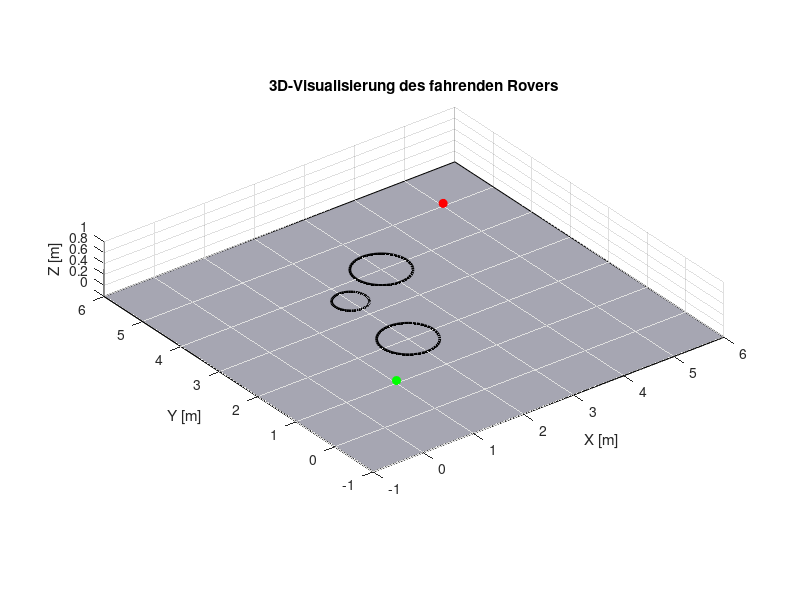

MATLAB code for this plot: (Note: this script raises an error after producing the figure.)
%% Initialisierung der Rover-Parameter%%%%%%%%%%%%%%%%%%%%%%%%%%%%%%%%%%%%%%%%

% Geometrische Parameter des Rovers
roverl = 0.1;          % Länge [m]
roverb = 0.2;          % Breite [m]
roverh = 0.2;          % Höhe [m]
rover_radr = 0.05;     % Radradius [m]#
rad_l = 0.05; 
rad_b = 0.025;


sp = [1,1];             %Startpunkt hier Zeilenvektor [x y]
x = sp(1);
y = sp(2);
X_sp = sp(1);
Y_sp = sp(2);
zp = [5,5];             %Zielpunkt  hier Zeilenvektor [x y]

hindernisse = [2,2,0.5; 2,3.5,0.3; 3,4,0.5];          %Hindernisse als Kreise [x y radius]

%%
%statisches Plotfile:
%% 3D-Visualisierung des fahrenden Rovers mit Hindernissen, Start & Ziel
% clear; close all; clc;

figure(1);                                          % öffnet neues Grafikfenster
axis equal;                                         % Achsen sollen die selbe Skalierung haben
grid on;                                            % aktiviert das Hintergrundraster
xlabel('X [m]'); ylabel('Y [m]'); zlabel('Z [m]');  % Achsen beschriften
xlim([-1 6]); ylim([-1 6]); zlim([0 1]);            % x-&, y-Achse von -1 bis 6; z setzt die Höhe von 0 bis 1 
view(45, 30);                                       % 3D-Perspektive (45 Grad um z-Achse & 30 Grad über xy Ebene)
hold on;                                            % hält aktuellen Plot, damit man mehrere Elemente hinzufügen kann
title('3D-Visualisierung des fahrenden Rovers');
x_boden = [-1 6 6 -1];
y_boden = [-1 -1 6 6];
z_boden = [0 0 0 0];
boden = fill3(x_boden, y_boden, z_boden, [0.65 0.65 0.7]);  % RGB für Grün


%% --- Start- & Zielpunkt ---
% Startpunkt (grün, Marker 'o', Größe 10)
startp = plot3(sp(1), sp(2), 0.05, 'go', 'MarkerSize', 6, 'MarkerFaceColor', 'g'); % zeichnet 3D-Raum z=0.05 "Leicht über Boden"

% Zielpunkt (rot, Marker 'o', Größe 10)
zielp = plot3(zp(1), zp(2), 0.05, 'ro', 'MarkerSize', 6, 'MarkerFaceColor', 'r');

%% --- Hindernisse ---
% Parameter für die Kreise
alpha = linspace(0, 2*pi, 50); % Winkel für den Kreis von 0 bis 2pi

hold on;
for i = 1:size(hindernisse,1) % Schleife über alle Hindernisse; size gibt Anzahl der Zeilen zrk.
                              % ,1 = Anzahl der Zeilen von Matrix; ,2 wäre Spalten 
    xh = hindernisse(i,1);
    yh = hindernisse(i,2);
    r = hindernisse(i,3);
    z = 0; % alle auf Boden
    plot3(xh + r*cos(alpha), yh + r*sin(alpha), z*ones(size(alpha)), 'k', 'LineWidth', 2);
    % ones(size(theta)) erzeugt Vektor mit gleichen Länge wie theta
end

hindernis = plot3(NaN,NaN,NaN,'k','LineWidth',2);
%% ----------------------------
% Pfad berechnen (einmalig)
[x_pfad, y_pfad] = pfadplaner(sp, zp, hindernisse,roverb);

% Pfad anzeigen im vorhandenen Plot (Ebene etc. ist schon da)
pfad = plot3(x_pfad, y_pfad, 0.05 * ones(size(x_pfad)), 'b-', 'LineWidth', 2);  % leicht über Bodenhöhe
%%Legende
legend([boden, startp, zielp, hindernis, pfad], ...
       {'Boden', 'Start', 'Ziel', 'Hindernisse', 'Pfad'}, ...
       'Location', 'northeastoutside');
